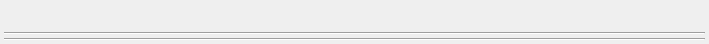
<?xml version="1.0" encoding="UTF-8"?>
<ui version="4.0">
 <class>GUI_PlayerPlugin</class>
 <widget class="QWidget" name="GUI_PlayerPlugin">
  <property name="geometry">
   <rect>
    <x>0</x>
    <y>0</y>
    <width>709</width>
    <height>43</height>
   </rect>
  </property>
  <layout class="QVBoxLayout" name="verticalLayout">
   <property name="spacing">
    <number>0</number>
   </property>
   <property name="leftMargin">
    <number>4</number>
   </property>
   <property name="topMargin">
    <number>0</number>
   </property>
   <property name="rightMargin">
    <number>4</number>
   </property>
   <property name="bottomMargin">
    <number>3</number>
   </property>
   <item>
    <widget class="QWidget" name="header_widget" native="true">
     <layout class="QGridLayout" name="gridLayout">
      <property name="leftMargin">
       <number>0</number>
      </property>
      <property name="rightMargin">
       <number>0</number>
      </property>
      <property name="bottomMargin">
       <number>3</number>
      </property>
      <property name="verticalSpacing">
       <number>3</number>
      </property>
      <item row="0" column="1">
       <widget class="PluginCloseButton" name="btn_close">
        <property name="sizePolicy">
         <sizepolicy hsizetype="Minimum" vsizetype="Maximum">
          <horstretch>0</horstretch>
          <verstretch>0</verstretch>
         </sizepolicy>
        </property>
        <property name="minimumSize">
         <size>
          <width>20</width>
          <height>20</height>
         </size>
        </property>
        <property name="maximumSize">
         <size>
          <width>20</width>
          <height>20</height>
         </size>
        </property>
        <property name="text">
         <string/>
        </property>
        <property name="flat">
         <bool>true</bool>
        </property>
       </widget>
      </item>
      <item row="1" column="0" colspan="2">
       <widget class="Line" name="line">
        <property name="orientation">
         <enum>Qt::Horizontal</enum>
        </property>
       </widget>
      </item>
      <item row="0" column="0">
       <widget class="QLabel" name="lab_title">
        <property name="sizePolicy">
         <sizepolicy hsizetype="Preferred" vsizetype="Maximum">
          <horstretch>0</horstretch>
          <verstretch>0</verstretch>
         </sizepolicy>
        </property>
        <property name="text">
         <string/>
        </property>
       </widget>
      </item>
     </layout>
    </widget>
   </item>
   <item>
    <widget class="Line" name="line_2">
     <property name="orientation">
      <enum>Qt::Horizontal</enum>
     </property>
    </widget>
   </item>
  </layout>
 </widget>
 <customwidgets>
  <customwidget>
   <class>PluginCloseButton</class>
   <extends>QPushButton</extends>
   <header>GUI/Plugins/Generic/PluginCloseButton.h</header>
  </customwidget>
 </customwidgets>
 <resources/>
 <connections/>
</ui>
